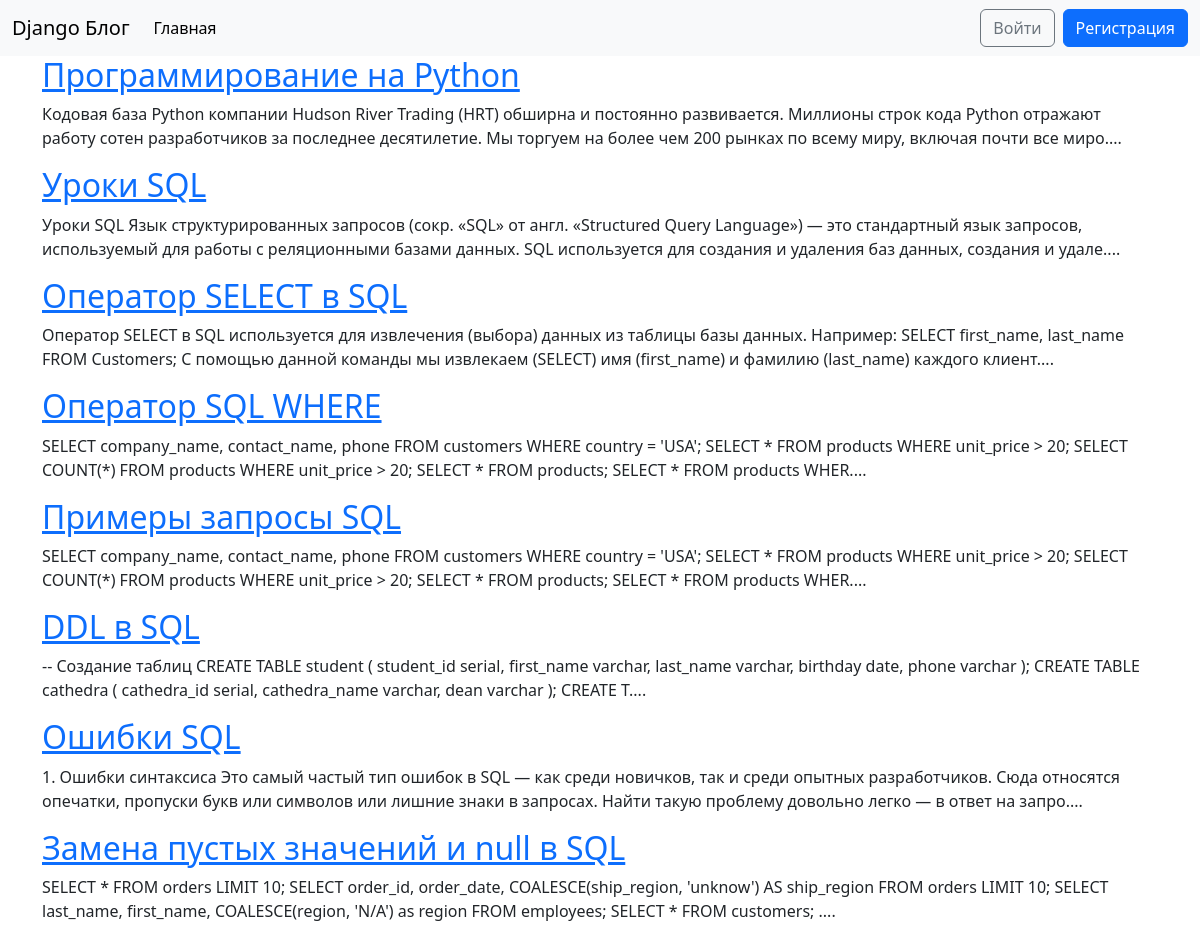
The page / on the database its author committed.
### blog/models.py (models this page shows, shortened)
class Post(models.Model):
    title = models.CharField(max_length=200)
    author = models.ForeignKey(
        'auth.User',
        on_delete=models.CASCADE,
    )
    body = models.TextField()

### blog/views.py (the view)
# urls.py: path('', BlogListView.as_view(), name='home'),
class BlogListView(ListView):
    model = Post
    template_name = 'home.html'

### templates/home.html
{% extends 'base.html' %}
{% block content %}
  {% for post in post_list %}
    <div class="post-entry">
      <h2><a href="{% url 'post_detail' post.pk %}" class="karla">{{ post.title }}</a></h2>
      <p>{{ post.body|slice:'250' }}....</p>
    </div>
  {% endfor %}
{% endblock %}

### rows shown on the page
Post: title "Программирование на Python", body "Кодовая база Python компании Hudson River Trading (HRT) обширна и постоянно развивается. Миллионы строк кода Python отражают работу сотен разработчиков за последнее десятилетие. Мы торгуем на более чем 200 рынках по всему миру, включая почти все миро"
Post: title "Уроки SQL", body "Уроки SQL Язык структурированных запросов (сокр. «SQL» от англ. «Structured Query Language») — это стандартный язык запросов, используемый для работы с реляционными базами данных. SQL используется для создания и удаления баз данных, создания и удале"
Post: title "Оператор SELECT в SQL", body "Оператор SELECT в SQL используется для извлечения (выбора) данных из таблицы базы данных. Например: SELECT first_name, last_name FROM Customers; С помощью данной команды мы извлекаем (SELECT) имя (first_name) и фамилию (last_name) каждого клиент"
Post: title "Oператор SQL WHERE", body "SELECT company_name, contact_name, phone FROM customers WHERE country = 'USA'; SELECT * FROM products WHERE unit_price > 20; SELECT COUNT(*) FROM products WHERE unit_price > 20; SELECT * FROM products; SELECT * FROM products WHER"
Post: title "Примеры запросы SQL", body "SELECT company_name, contact_name, phone FROM customers WHERE country = 'USA'; SELECT * FROM products WHERE unit_price > 20; SELECT COUNT(*) FROM products WHERE unit_price > 20; SELECT * FROM products; SELECT * FROM products WHER"
Post: title "DDL в SQL", body "-- Создание таблиц CREATE TABLE student ( student_id serial, first_name varchar, last_name varchar, birthday date, phone varchar ); CREATE TABLE cathedra ( cathedra_id serial, cathedra_name varchar, dean varchar ); CREATE T"
Post: title "Ошибки SQL", body "1. Ошибки синтаксиса Это самый частый тип ошибок в SQL — как среди новичков, так и среди опытных разработчиков. Сюда относятся опечатки, пропуски букв или символов или лишние знаки в запросах. Найти такую проблему довольно легко — в ответ на запро"
Post: title "Замена пустых значений и null в SQL", body "SELECT * FROM orders LIMIT 10; SELECT order_id, order_date, COALESCE(ship_region, 'unknow') AS ship_region FROM orders LIMIT 10; SELECT last_name, first_name, COALESCE(region, 'N/A') as region FROM employees; SELECT * FROM customers;"
